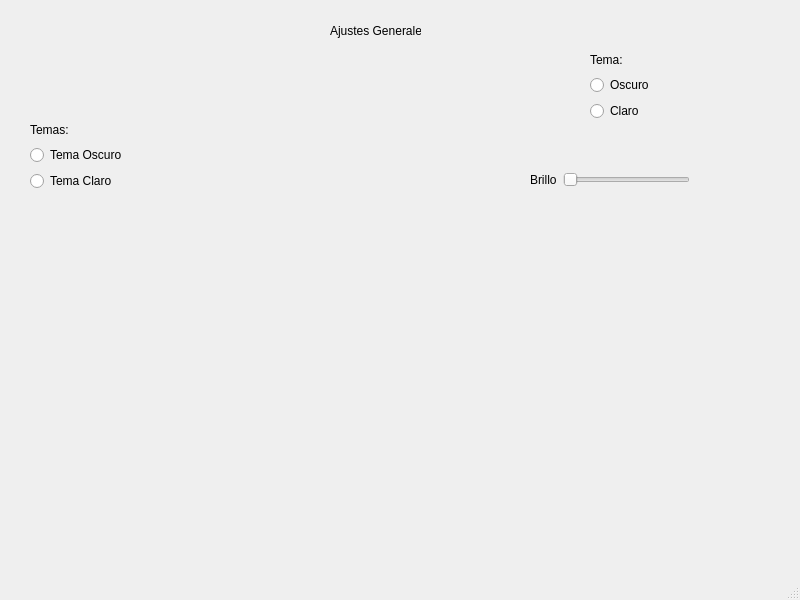
<?xml version="1.0" encoding="UTF-8"?>
<ui version="4.0">
 <class>MainWindow</class>
 <widget class="QMainWindow" name="MainWindow">
  <property name="geometry">
   <rect>
    <x>0</x>
    <y>0</y>
    <width>800</width>
    <height>600</height>
   </rect>
  </property>
  <property name="windowTitle">
   <string>MainWindow</string>
  </property>
  <widget class="QWidget" name="centralwidget">
   <widget class="QWidget" name="gridLayoutWidget">
    <property name="geometry">
     <rect>
      <x>590</x>
      <y>50</y>
      <width>91</width>
      <height>71</height>
     </rect>
    </property>
    <layout class="QGridLayout" name="gridLayout">
     <item row="3" column="0">
      <widget class="QRadioButton" name="radioButton">
       <property name="text">
        <string>Claro</string>
       </property>
      </widget>
     </item>
     <item row="2" column="0">
      <widget class="QRadioButton" name="radioButton_2">
       <property name="text">
        <string>Oscuro</string>
       </property>
      </widget>
     </item>
     <item row="1" column="0">
      <widget class="QLabel" name="label">
       <property name="text">
        <string>Tema:</string>
       </property>
      </widget>
     </item>
    </layout>
   </widget>
   <widget class="QWidget" name="gridLayoutWidget_2">
    <property name="geometry">
     <rect>
      <x>30</x>
      <y>120</y>
      <width>91</width>
      <height>71</height>
     </rect>
    </property>
    <layout class="QGridLayout" name="gridLayout_2">
     <item row="2" column="0">
      <widget class="QRadioButton" name="radioButton_4">
       <property name="text">
        <string>Tema Oscuro</string>
       </property>
      </widget>
     </item>
     <item row="3" column="0">
      <widget class="QRadioButton" name="radioButton_3">
       <property name="text">
        <string>Tema Claro</string>
       </property>
      </widget>
     </item>
     <item row="1" column="0">
      <widget class="QLabel" name="label_2">
       <property name="text">
        <string>Temas:</string>
       </property>
      </widget>
     </item>
    </layout>
   </widget>
   <widget class="QLabel" name="label_3">
    <property name="geometry">
     <rect>
      <x>330</x>
      <y>10</y>
      <width>91</width>
      <height>41</height>
     </rect>
    </property>
    <property name="text">
     <string>Ajustes Generales</string>
    </property>
   </widget>
   <widget class="QWidget" name="horizontalLayoutWidget">
    <property name="geometry">
     <rect>
      <x>530</x>
      <y>140</y>
      <width>160</width>
      <height>80</height>
     </rect>
    </property>
    <layout class="QHBoxLayout" name="horizontalLayout">
     <item>
      <widget class="QLabel" name="label_4">
       <property name="text">
        <string>Brillo</string>
       </property>
      </widget>
     </item>
     <item>
      <widget class="QSlider" name="horizontalSlider">
       <property name="orientation">
        <enum>Qt::Horizontal</enum>
       </property>
      </widget>
     </item>
    </layout>
   </widget>
  </widget>
  <widget class="QMenuBar" name="menubar">
   <property name="geometry">
    <rect>
     <x>0</x>
     <y>0</y>
     <width>800</width>
     <height>20</height>
    </rect>
   </property>
  </widget>
  <widget class="QStatusBar" name="statusbar"/>
 </widget>
 <resources/>
 <connections/>
</ui>
